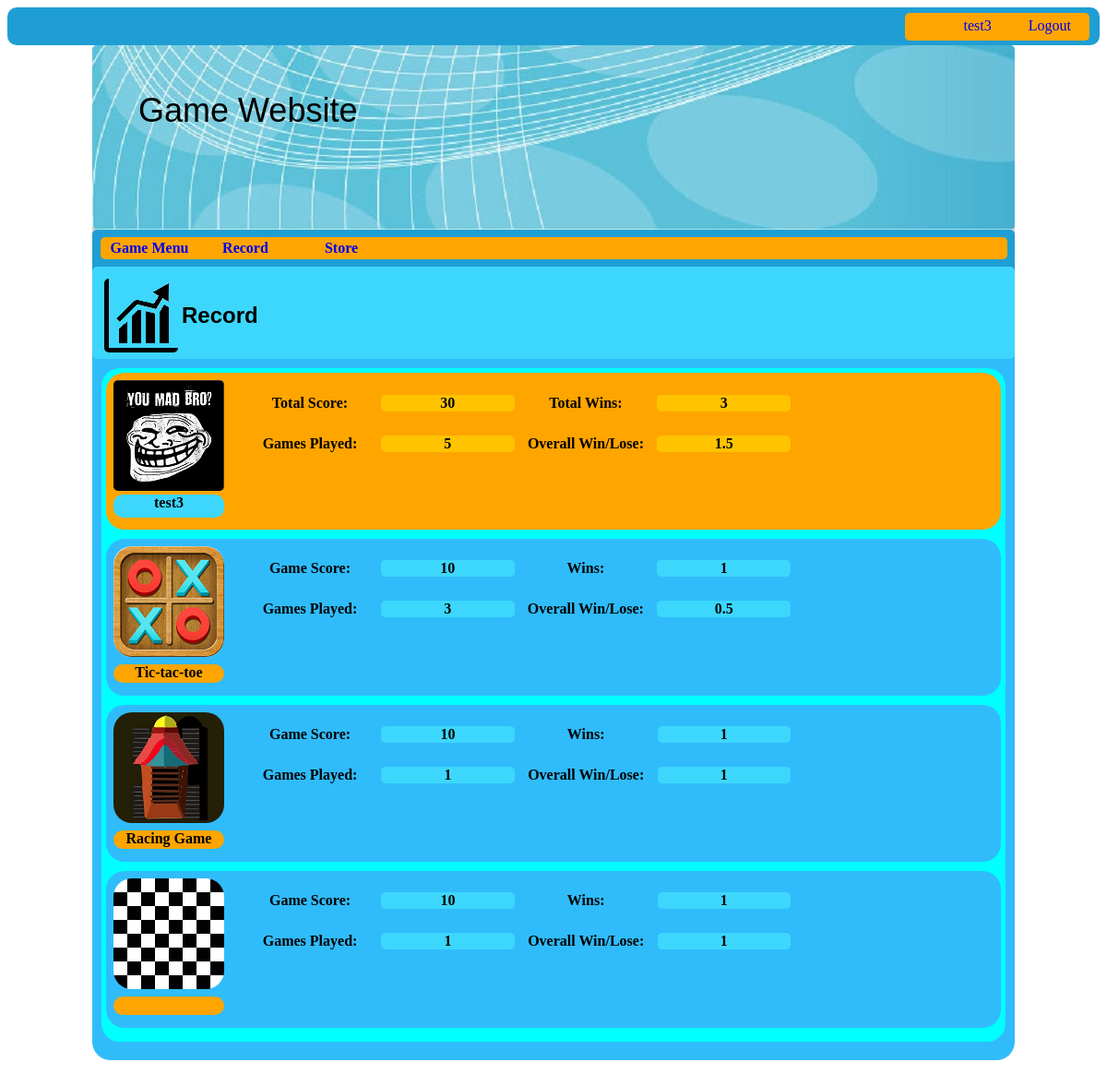
Page /game_site/public/Record.php (signed in) on the committed database.
### tables this page shows
CREATE TABLE IF NOT EXISTS `records` (
  `record_id` int(128) unsigned NOT NULL AUTO_INCREMENT,
  `user_id` int(10) NOT NULL,
  `game_id` int(32) NOT NULL,
  `score` int(128) NOT NULL,
  `win` int(32) NOT NULL,
  `lose` int(32) NOT NULL,
  PRIMARY KEY (`record_id`)
);

CREATE TABLE IF NOT EXISTS `games` (
  `game_id` int(32) unsigned NOT NULL AUTO_INCREMENT,
  `game_name` varchar(32) NOT NULL,
  `game_description` text NOT NULL,
  PRIMARY KEY (`game_id`),
  UNIQUE KEY `game_name` (`game_name`)
);

### game_site/public/Record.php (the view, shortened to what this page needs)
<!DOCTYPE html>
<html>
<head>
</head>
<body onload="loadContent()">
    <nav>
        <div id="account_tool">
            <div id="logout"><a href = "../bin/logout.php">Logout</a></div>
            <div id="username"><a href="account.php"><?php session_start();echo $_SESSION["username"]; ?></a> </div>
        </div>
    </nav>
    <div id="header">
        <div id="banner">
            <div id="banner_title">Game Website</div>
        </div>
        <div id="main_menu_block">
            <div id="main_menu">
                <table>
                    <tr>
                        <th><a href = "GameMenu.php">Game Menu</a></th>
                        <th><a href = "Record.php">Record</a></th>
                        <th><a href = "Store.php">Store</a></th>
                    </tr>
                </table>
            </div>
        </div>
    </div>
    <div id="content">
        <div id="page_title_block">
            <table>
                <tr>
                    <th><div id="page_title_logo" style="background-image:url('images/record_logo.png');"></div></th>
                    <th><div id="page_title">Record</div></th>
                </tr>
            </table>
        </div>
        <div id="detail_block">
            <div id="overall_block">
            <?php
               $user_id = $_SESSION["user_id"];
               $user_name = $_SESSION["username"];
            ?>
                <table id="identity"  style="display:inline-block">
                    <tr>
                        <th rowspan = "3"><div id="avatar" style="background-image:url('../public/images/avatars/<?php echo $user_id ?>.png')"></div></th>
                    </tr>
                    <tr>
                    </tr>
                    <tr>
                        <th><div id="account_name"><?php echo $user_name ?></div></th>
                    </tr>
                </table>
                <?php
                    $con = mysql_connect("localhost","root","12345");
                    if (!$con)
                    {
                        die('Fail to connect to DB' . mysql_error());
                    }
                    else
                    {
                        $result = mysql_query("SELECT * FROM records WHERE user_id = $user_id");
                        while($row = mysql_fetch_array($result))
                        {
                            $rows[]=$row;
                            $total_score += $row["score"];
                            $total_wins += $row["win"];
                            $total_lose += $row["lose"];
                        }
                        if ($total_lose == 0)
                        {
                            $overall_wl = $total_wins;
                        }
                        else if ($total_wins == 0)
                        {
                            $overall_wl = 0;
                        }
                        else
                        {
                            $overall_wl = $total_wins / $total_lose;
                        }
                    }
                ?>
                <table id="overall_record"  style="display:inline-block">
                    <tr>
                        <th>Total Score:</th>
                        <th><div id="total_score"><?php echo $total_score ?></div></th>
                        <th>Total Wins:</th>
                        <th><div id="total_wins"><?php echo $total_wins ?></div></th>
                    </tr>
                    <tr>
                        <th>Games Played:</th>
                        <th><div id="game_played"><?php echo $total_wins + $total_lose ?></div></th>
                        <th>Overall Win/Lose:</th>
                        <th><div id="overall_wl"><?php echo $overall_wl ?></div></th>
                    </tr>
                    <tr>
                        <th></th>
                        <th></th>
                        <th></th>
                        <th></th>
                    </tr>
                </table>
            </div>
            <?php
                foreach($rows as $key=>$v)
                {
                    $id = $v["game_id"];
                    $name = mysql_fetch_assoc(mysql_query("SELECT game_name FROM games WHERE game_id = $id"));
            ?>
            <div class="game_record_block">
                <table class="game_info"  style="display:inline-block">
                    <tr>
                        <th rowspan = "3"><div class="game_icon"><img src="../public/images/game_icons/<?php echo $v['game_id'] ?>.png"  alt="icon" /></div></th>
                    </tr>
                    <tr>
                    </tr>
                    <tr>
                        <th><div class="game_name"><?php echo $name["game_name"] ?></div></th>
                    </tr>
                </table>
                <table class="game_record"  style="display:inline-block">
                    <tr>
                        <th class="info_detail">Game Score:</th>
                        <th><div class="total_score"><?php echo $v['score'] ?> </div></th>
                        <th>Wins:</th>
                        <th><div class="total_wins"><?php echo $v['win'] ?></div></th>
                    </tr>
                    <tr>
                        <th>Games Played:</th>
                        <th><div class="game_played"><?php echo $v['win']+$v['lose'] ?></div></th>
                        <th>Overall Win/Lose:</th>
                        <th><div class="overall_wl"><?php if ($v['lose'] == 0){echo $v['win'];}else if ($v['win'] == 0){echo $v['lose'];}else{echo $v['win'] / $v['lose'];} ?></div></th>
                    </tr>
                    <tr>
                        <th></th>
                        <th></th>
                        <th></th>
                        <th></th>
                    </tr>
                </table>
            </div>
            <?php
                }
            ?>
        </div>
    </div>
</body>
</html>

### game_site/public/css/Record.css (style rules this page uses)
#overall_block { background-color: orange; height:160px; padding:5px; margin-bottom: 10px; -moz-border-radius:20px; -webkit-border-radius:20px; border-radius:20px; }
#overall_block table tr th { min-width: 20px; -moz-border-radius:20px; -webkit-border-radius:20px; border-radius:20px; }
#overall_record { margin-left: 10px; height: 150px; width:600px; }
#overall_record tr th { width:150px; height:40px; }
#avatar { width:120px; height:120px; }
#account_name { height: 25px; background-color: rgb(61, 215, 253); -moz-border-radius:10px; -webkit-border-radius:10px; border-radius:10px; }
#total_score, #total_wins, #game_played, #overall_wl { background-color: rgb(255, 195, 0); }
.game_record_block { background-color: rgb(48, 188, 251); height:160px; padding:5px; margin-bottom: 10px; -moz-border-radius:20px; -webkit-border-radius:20px; border-radius:20px; }
.game_record { margin-left: 10px; height: 150px; width:600px; -moz-border-radius:20px; -webkit-border-radius:20px; border-radius:20px; }
.game_record tr th { width:150px; height:40px; }
.game_icon img { -moz-border-radius:20px; -webkit-border-radius:20px; border-radius:20px; }
.game_name { background-color: orange; height:20px; -moz-border-radius:10px; -webkit-border-radius:10px; border-radius:10px; }
.total_score, .total_wins, .game_played, .overall_wl { background-color: rgb(61, 215, 253); }

### game_site/public/css/Frame.css (style rules this page uses)
body { background-image: url("../images/bg_2.png"); }
* { -moz-border-radius:5px; -webkit-border-radius:5px; border-radius:5px; }
a { text-decoration: none; }
nav { background-color: rgb(31,158,212); top: 0px; height:40px; text-align: center; padding-left: 1px; padding-top: 1px; padding-right: 1px; -moz-border-radius:10px; -webkit-border-radius:10px; border-radius:10px; }
#account_tool { float:right; margin-right: 10px; width:200px; height:30px; margin-top:5px; background-color: orange; -moz-border-radius:5px; -webkit-border-radius:5px; border-radius:5px; }
#username { //margin-left:20px; margin-right: 20px; margin-top:5px; float:right; }
#logout { margin-left:20px; margin-right: 20px; margin-top:5px; float:right; }
#header { background-color: lightgray; width:1000px; height:240px; display: block; margin:auto; }
#username { float:right; }
#main_menu_block { background-color: rgb(31,158,212);; height:40px; padding:8px; }
#main_menu { margin-left:1px; background-color: orange; -moz-border-radius:5px; -webkit-border-radius:5px; border-radius:5px; }
#main_menu table tr th { width:100px; -moz-border-radius:5px; -webkit-border-radius:5px; border-radius:5px; }
#banner { height:200px; background:url("../images/banner.jpg"); background-repeat: no-repeat; }
#banner_title { padding-left:50px; padding-top:50px; font-family: Helvetica, Arial, sans-serif; font-size: 36px; }
#content { margin-top:25px; background-color: rgb(48,188,251); width:1000px; display: block; margin:auto; min-height: 600px; padding-bottom: 10px; -moz-border-radius:20px; -webkit-border-radius:20px; border-radius:20px; }
#page_title_block { height:80px; padding:10px; background-color: rgb(61,215,253); }
#page_title_logo { width:80px; height: 80px; //display:inline-block; background-repeat: no-repeat; }
#page_title { font-family: Helvetica, Arial, sans-serif; font-size: 24px; }
#detail_block { background-color: cyan; min-height: 470px; margin:10px; padding:5px; -moz-border-radius:20px; -webkit-border-radius:20px; border-radius:20px; }

### rows in the picture
records: shows a picture, game.game_name "Tic-tac-toe", score "10", win "1", $v['win']+$v['lose'] "3", $v['win'] / $v['lose'] "0.5"
records: shows a picture, game.game_name "Racing Game", score "10", win "1", $v['win']+$v['lose'] "1"
records: shows a picture, score "10", win "1", $v['win']+$v['lose'] "1"

### other values in the picture
$_SESSION["username"] "test3"
$user_name "test3"
$total_score "30"
$total_wins "3"
$total_wins + $total_lose "5"
$overall_wl "1.5"
